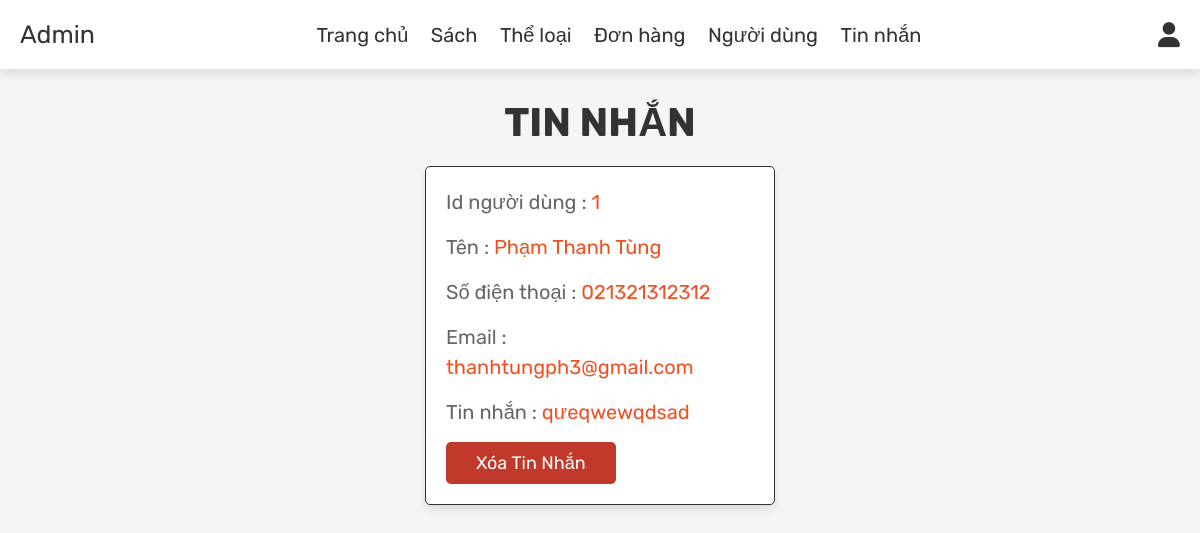
Page /admin_contacts.php (signed in) on the committed database.
### tables this page shows
CREATE TABLE `message` (
  `id` int(100) NOT NULL,
  `user_id` int(100) NOT NULL,
  `number` varchar(12) NOT NULL,
  `message` varchar(500) NOT NULL
);

CREATE TABLE `users` (
  `id` int(11) NOT NULL,
  `name` varchar(255) NOT NULL,
  `email` varchar(255) NOT NULL,
  `password` varchar(255) NOT NULL,
  `user_type` varchar(20) NOT NULL DEFAULT 'user'
);

### admin_contacts.php (the view, shortened to what this page needs)
<?php
include 'config.php';
?>
<!DOCTYPE html>
<html lang="en">
<head>
   <link rel="stylesheet" href="https://cdnjs.cloudflare.com/ajax/libs/font-awesome/6.0.0/css/all.min.css">
   <link rel="stylesheet" href="css/admin_style.css">
</head>
<body>
   <?php include 'admin_header.php'; ?>
   <section class="messages">
      <h1 class="title"> Tin nhắn </h1>
      <div class="box-container">
         <?php
         $select_message = mysqli_query($conn, "SELECT * FROM `message` me JOIN users us ON me.user_id = us.id ") or die('query failed');
         if (mysqli_num_rows($select_message) > 0) {
            while ($fetch_message = mysqli_fetch_assoc($select_message)) {
         ?>
               <div class="box">
                  <p> Id người dùng : <span><?php echo $fetch_message['user_id']; ?></span> </p>
                  <p> Tên : <span><?php echo $fetch_message['name']; ?></span> </p>
                  <p> Số điện thoại : <span><?php echo $fetch_message['number']; ?></span> </p>
                  <p> Email : <span><?php echo $fetch_message['email']; ?></span> </p>
                  <p> Tin nhắn : <span><?php echo $fetch_message['message']; ?></span> </p>
                  <a href="admin_contacts.php?delete=<?php echo $fetch_message['id']; ?>" onclick="return confirm('delete this message?');" class="delete-btn">Xóa tin nhắn</a>
               </div>
         <?php
            };
         } else {
            echo '<p class="empty">Bạn không có tin nhắn nào!</p>';
         }
         ?>
      </div>
   </section>
</body>
</html>

### css/admin_style.css (style rules this page uses)
:root { --primary: #f05123; --red: #c0392b; --orange: #f39c12; --black: #333; --white: #fff; --light-color: #666; --light-white: #ccc; --light-bg: #f5f5f5; --border: 0.1rem solid var(--black); --box-shadow: 0 0.5rem 1rem rgba(0, 0, 0, 0.1); }
* { font-family: "Rubik", sans-serif; margin: 0; padding: 0; box-sizing: border-box; outline: none; border: none; text-decoration: none; transition: all 0.2s linear; }
html { font-size: 62.5%; overflow-x: hidden; }
body { background-color: var(--light-bg); }
section { padding: 3rem 2rem; }
.title { text-align: center; margin-bottom: 2rem; text-transform: uppercase; color: var(--black); font-size: 4rem; }
.btn, .option-btn, .delete-btn, .white-btn { display: inline-block; margin-top: 1rem; padding: 1rem 3rem; cursor: pointer; color: var(--white); font-size: 1.8rem; border-radius: 0.5rem; text-transform: capitalize; }
.delete-btn { background-color: var(--red); }
.messages .box-container { display: grid; grid-template-columns: repeat(auto-fit, 35rem); justify-content: center; gap: 1.5rem; max-width: 1200px; margin: 0 auto; align-items: flex-start; }
.messages .box-container .box { background-color: var(--white); padding: 2rem; border: var(--border); box-shadow: var(--box-shadow); border-radius: 0.5rem; }
.messages .box-container .box p { padding-bottom: 1.5rem; font-size: 2rem; color: var(--light-color); line-height: 1.5; }
.messages .box-container .box p span { color: var(--primary); }
.messages .box-container .box .delete-btn { margin-top: 0; }

### rows in the picture
message: user "1", user.name "Phạm Thanh Tùng", number "021321312312", user.email "thanhtungph3@gmail.com", message "qưeqwewqdsad"
